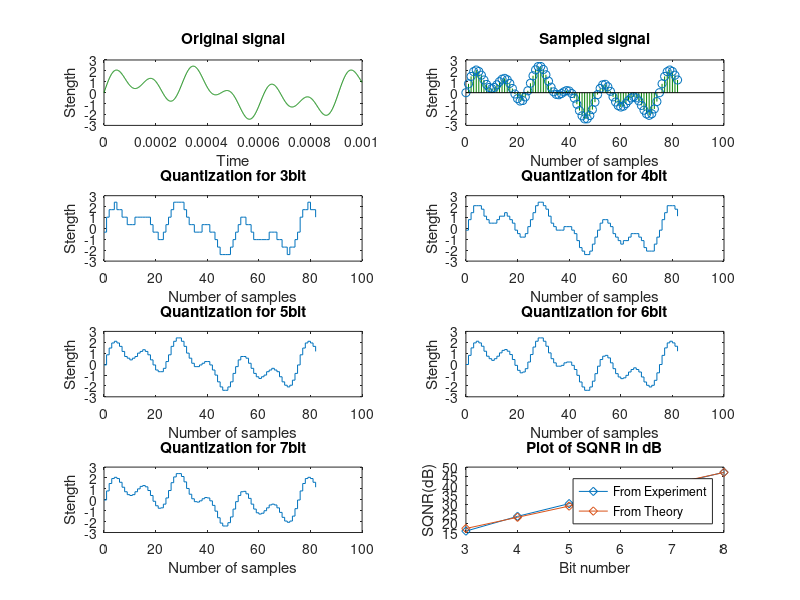

Reproduce this figure in MATLAB.
clc
clear all
close all

%Analog signal generation
R=55;
Fs=1500*R;
y=@(t) sin(2*pi*20*R*t)+sin(2*pi*60*R*t)+sin(2*pi*120*R*t);
t=0:0.000001:0.001;

%Analogn signal plot
subplot (4,2,1)
plot(t,y(t),'Color','#008000');
xlabel('Time');
ylabel('Stength');
title('Original signal')

%Sampling the signal
ts=0:1/Fs:0.001;
ys=y(ts);
ysvar=sum(ys.*ys)/length(ys);

%sampled points plot
subplot(4,2,2)
stem(ts*Fs,ys,'Color','#008000');
xlabel('Number of samples');
ylabel('Stength');
title('Sampled signal');

%Quantization
for bit=3:8
    count=bit-2;
    L=2.^bit;
    i=1:L;
    delta=(max(ys)-min(ys))/(L-1);
    q=min(ys)+(i-1)*delta;
    for j=1:length(ys)
        for k=2:L
            if (ys(j)>=q(k-1)) && (ys(j)<=q(k))
                if ys(j)<((q(k-1)+q(k))/2)
                    yq(j)=q(k-1);
                else
                    yq(j)=q(k);
                end
            end
        end
    end
    err=yq-ys;
    errvar=sum(err.*err)/length(err);
    SQNR_Exp(count)=10*log10(ysvar/errvar);
    SQNR_Theory(count)=4.77+(10*log10(ysvar/max(ys)^2))+6*bit;
    
    %bit wise plot
    subplot(4,2,bit)
    stairs(ts*Fs,yq)'
    xlabel('Number of samples');
    ylabel('Stength');
    title(['Quantization for ',num2str(bit),'bit']);
end

%% SQNR plot 
bit=3:8;
plot(bit,SQNR_Exp,'-d');
hold on
plot(bit,SQNR_Theory,'-d');
legend('From Experiment','From Theory')
title("Plot of SQNR in dB")
xlabel('Bit number')
ylabel('SQNR(dB)')
xticks(bit)
